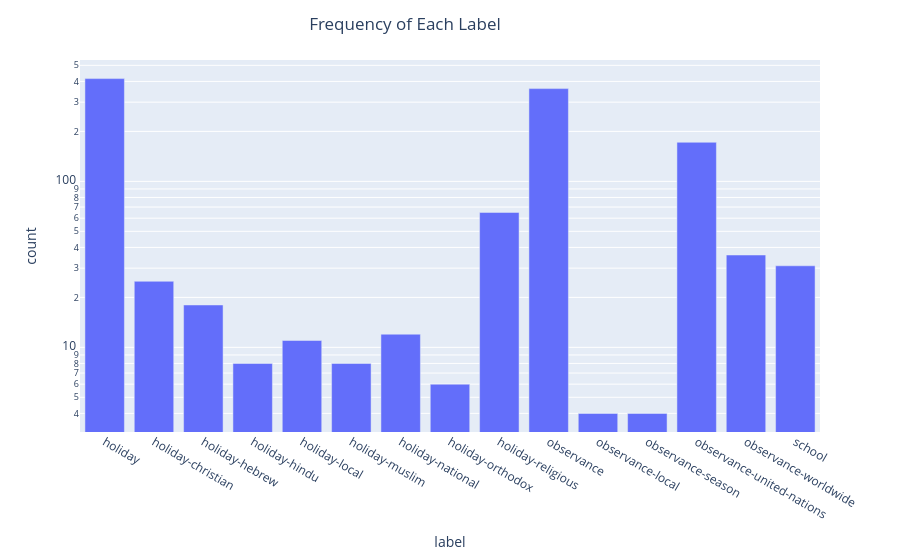

The code cell stored with this chart in its notebook:
### Code cell
label_all = []

for labels in event_df["labels"].to_list():
    label_all.extend(labels)

bins, counts = np.unique(label_all, return_counts=True)

fig = px.bar(x=bins, y=counts, labels={"x": "label", "y": "count"})

fig.update_layout(
    yaxis_type="log",
    title="Frequency of Each Label",
    title_x=0.45,
)

fig.show()

### Figure 1 — Plotly figure (JSON) as saved in the notebook; plotly's stock layout.template omitted (floating-point values rounded to 4 significant figures)
{"data": [{"alignmentgroup": "True", "hovertemplate": "label=%{x}<br>count=%{y}<extra></extra>", "legendgroup": "", "marker": {"color": "#636efa", "pattern": {"shape": ""}}, "name": "", "offsetgroup": "", "orientation": "v", "showlegend": false, "textposition": "auto", "type": "bar", "x": ["holiday", "holiday-christian", "holiday-hebrew", "holiday-hindu", "holiday-local", "holiday-muslim", "holiday-national", "holiday-orthodox", "holiday-religious", "observance", "observance-local", "observance-season", "observance-united-nations", "observance-worldwide", "school"], "xaxis": "x", "y": [416, 25, 18, 8, 11, 8, 12, 6, 65, 362, 4, 4, 172, 36, 31], "yaxis": "y"}], "layout": {"barmode": "relative", "legend": {"tracegroupgap": 0}, "margin": {"t": 60}, "title": {"text": "Frequency of Each Label", "x": 0.45}, "xaxis": {"anchor": "y", "domain": [0, 1], "title": {"text": "label"}}, "yaxis": {"anchor": "x", "domain": [0, 1], "title": {"text": "count"}, "type": "log"}}}
